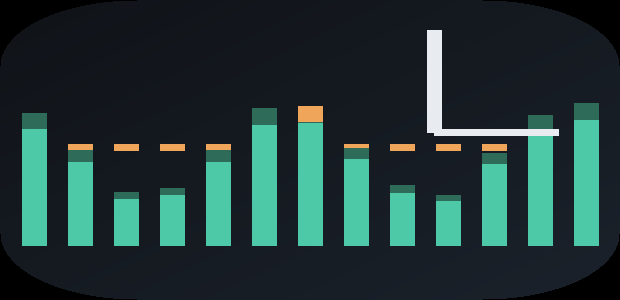
#> input picture apps/desktop/src-tauri/msix/Assets/SplashScreen.png, 620 x 300 px; its folder holds only this picture in this run
$ python -i reframe_perception.py   (imports and definitions only)
#> lines starting #> are read from the running program, lines starting #| are printed output that depends on the picture
"""Layer 1 of the reframe: perception. Turn frames into face detections.

The chain is YuNet -> Haar -> none, and the reason it exists in this order is a
measured platform break, not a preference.

``opencv-python-headless>=4.9`` is unpinned in ``pyproject.toml``. OpenCV 5.0
removed ``cv2.CascadeClassifier``, ``cv2.HOGDescriptor`` and ``cv2.legacy``
entirely, and ships ``cv2.data.haarcascades`` containing no XML at all. On any
host where 5.0 resolves — every fresh install today — the Haar path raises
``AttributeError`` at construction and the previous code silently fell through
to the Canny edge-density fallback for *every* frame. The edge-density
heuristic returns the middle of a two-shot, because the middle is where the
edge profile balances, which is exactly the empty gap between two speakers. A
whole class of vertical output was being reframed by a heuristic that
systematically picks the wrong place, and nothing in the pipeline reported it.

``cv2.FaceDetectorYN`` has been compiled in since OpenCV 4.5 and survives 5.0,
so it is the primary on every supported version. It needs an ONNX weight file,
which is vendored (232 KB, MIT-licensed by Shiqi Yu, from ``opencv/opencv_zoo``) so a
local-first tool does not need the network at render time; a user-placed copy in
``~/.selektyt/models`` overrides the vendored one. If the weights are missing or
the symbol is absent, the chain degrades to Haar on the OpenCV 4.x hosts that
still have it, and then to no detections — never to a crash, and never to a
silently-wrong heuristic pretending it detected something.

Reference projects were studied and not copied: Google AutoFlip (crop-region
proposal plus shot-boundary detection from signal variance) is the design this
module's caller follows, but its saliency model is MediaPipe-licensed and its
approach is re-deriveable from the detection stream alone. Ultralytics YOLO was
benchmarked conceptually and rejected as a *dependency*: the library is
AGPL-3.0, which is incompatible with SeleKyT's own licence for a linked
component, and it pulls PyTorch (several hundred MB) for a task a 232 KB
detector covers. PySceneDetect's content-valued shot detection is reproduced
here by a mean-absolute-difference test on the sample grid, which is the part of
it that matters for tracking resets; ``scenedetect`` is not a dependency.
"""
from __future__ import annotations

from pathlib import Path
from typing import Sequence

import cv2
import numpy as np

# Vendored next to this module; a user copy here wins, so an operator can drop
# in a different YuNet release without touching the package.
_MODEL_NAME = "face_detection_yunet.onnx"
_YUNET_INPUT = (320, 320)
_MIN_FACE_PX = 48  # the previous Haar pass's floor; kept so small/false faces
# at the far edge of a wide shot do not win the subject election.

# Below this score a YuNet box is not a face. The model is well calibrated on
# talking-head footage (0.93-0.95 on real speakers), so 0.5 leaves a wide margin
# while still rejecting partial-profile false positives at 0.2-0.3.
_YUNET_SCORE = 0.5
_YUNET_NMS = 0.3

# The multi-scale rescue: when a native-size pass finds nothing on a frame this
# small, re-detect from a resampled copy. 3x is what the measured case needed
# (panel faces of 22-31 px in a 640x360 source turn into 66-93 px, above the
# 48 px floor, at scores of 0.91-0.94); the cap bounds the retry so it can never
# upscale more than a 720p frame's worth of pixels.
_RESCUE_SCALE = 3
_RESCUE_MAX_NATIVE_H = 480


# [5 lines left out: function _candidate_paths, not called in this run]


class FaceDetector:
    """One detector instance per process, whichever backend resolved.

    ``available`` is False when no backend could be built, which is a legitimate
    host state (no model file and an OpenCV 5.x build with no Haar either). The
    caller must handle it by reframing without detections rather than by
    guessing.
    """

    # [48 lines left out: functions __init__, _try_yunet, _try_haar, not called in this run]

    @property
    def available(self) -> bool:
        return self._yunet is not None or self._haar is not None

    # [67 lines left out: functions detect, _detect_once, not called in this run]


_SINGLETON: FaceDetector | None = None


# [10 lines left out: function get_detector, not called in this run]


def frame_difference(a: np.ndarray, b: np.ndarray) -> float:
    """Mean absolute pixel difference of two frames, 0-255.

    Used to find shot boundaries on the sample grid. This is the whole part of
    PySceneDetect that matters here: the tracker needs to know when a cut
    happened so it does not read a subject's position in one shot as motion into
    the next. A raw MAD test on downsampled grayscale is adequate at the
    sampling cadence used (a few frames per second), where a cut is a 30-60
    point jump and motion within a shot is a few points.
    """
    if a is None or b is None or a.shape != b.shape:
        return 255.0
    ga = cv2.cvtColor(a, cv2.COLOR_BGR2GRAY) if a.ndim == 3 else a
    gb = cv2.cvtColor(b, cv2.COLOR_BGR2GRAY) if b.ndim == 3 else b
    ga = cv2.resize(ga, (160, 90), interpolation=cv2.INTER_AREA)
    gb = cv2.resize(gb, (160, 90), interpolation=cv2.INTER_AREA)
    return float(np.abs(ga.astype(np.int16) - gb.astype(np.int16)).mean())


def find_shot_boundaries(frames: Sequence[np.ndarray | None],
                         threshold: float = 22.0) -> list[int]:
    """Indices ``i`` where ``frames[i]`` starts a new shot.

    The threshold comes from the corpus, not from intuition. Measured on the
    pentagon source at ~4 samples/s over 90 s of output: a locked-off
    talking-head shot reads p50 1.0-2.5 and p90 3-10, topping out at 5.1; a
    whip pan climbs smoothly to 30-35 and comes back down over about 1.5 s; a
    hard cut is a single-frame spike with no ramp. 22 sits above all within-shot
    motion observed and below the pan peak, so it fires on pans and cuts and
    nothing else on this footage.

    A pan is not a new shot, and the two have different *shapes* on this grid,
    not just different magnitudes. Measured over every selected clip window in
    the corpus (10 windows, 28 samples each): a hard cut is one spike whose
    neighbours on both sides are quiet -- cloke's eight cuts read 30.8-50.7
    with every neighbour under 10, telugu's reads 30.8 with neighbours at 0.1
    and 0.5 -- while a pan is a *run* of consecutive crossings as the motion
    ramps up and comes back down over about 1.5 s: pentagon's three
    walking-speaker windows cross for 2-3 consecutive samples at 22.8-35.6,
    one of them ramping 9.7 -> 32.3 -> 32.9 -> 23.3 -> 9.9.

    A crossing adjacent to another crossing is therefore sustained motion, and
    is not reported. Reporting it used to cost a clip its subject: a boundary
    resets the tracker to a one-face-width leash, a speaker who has walked
    further than that between samples fails it, and the sighting starts its own
    one-sample track; the election then holds that single sighting for its
    minimum hold and the crop stays on an empty position. Measured on pentagon
    clip [359.140, 393.980], where the reporter crossed at 22.8 and 25.7 and
    was held outside the crop for 2.6 s of a 34.8 s clip.

    What this still cannot see is a cut landed inside a pan, or two cuts within
    one sample stride: both look like a run, and the tracker inherits a
    position across them. That is narrow -- a cut within about two seconds of
    sustained camera motion -- and it costs one stale hold, against the
    walking-speaker failure above, which is common on this footage.
    """
    crossing: list[int] = []
    prev: np.ndarray | None = None
    for i, frame in enumerate(frames):
        if frame is None:
            continue
        if prev is not None and frame_difference(prev, frame) > threshold:
            crossing.append(i)
        prev = frame
    # Only an isolated crossing is a cut. A run of crossings is a pan, and the
    # samples in it are the same shot moving.
    return [i for i in crossing
            if i - 1 not in crossing and i + 1 not in crossing]

>>> import cv2
>>> picture = cv2.imread('../apps/desktop/src-tauri/msix/Assets/SplashScreen.png')
#> picture is the input picture: shape (300, 620, 3); mean B, G, R 56, 56.7, 33.7
>>> result = find_shot_boundaries(picture)
#> the loop in find_shot_boundaries, `for i, frame in enumerate(frames):` made 300 passes
#> pass 2, in frame_difference, `ga = cv2.resize(ga, (160, 90), interpolation=cv2.INTER_AREA)`:
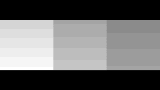
#> ga: shape (90, 160); min 0, max 31, mean 12.7; drawn with min black and max white
#> pass 2, in frame_difference, `gb = cv2.resize(gb, (160, 90), interpolation=cv2.INTER_AREA)`:
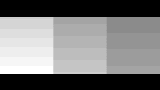
#> gb: shape (90, 160); min 0, max 31, mean 14.5; drawn with min black and max white
#> pass 3, in frame_difference (call 2), `gb = cv2.resize(gb, (160, 90), interpolation=cv2.INTER_AREA)`:
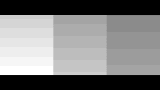
#> gb: shape (90, 160); min 0, max 31, mean 15.3; drawn with min black and max white
#> after the loop in find_shot_boundaries, `for i, frame in enumerate(frames):`: crossing = [129, 136, 144, 151, 246]
#> result = [129, 136, 144, 151, 246]
